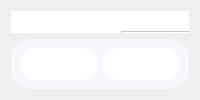
             <widget class="QWidget" name="page_6">
              <layout class="QVBoxLayout" name="verticalLayout_3">
               <item>
                <widget class="QWidget" name="table_2" native="true">
                 <property name="styleSheet">
                  <string notr="true">background-color:white ; 
border-radius:20px ; 
</string>
                 </property>
                 <widget class="QTableView" name="tableView_2">
                  <property name="geometry">
                   <rect>
                    <x>40</x>
                    <y>80</y>
                    <width>731</width>
                    <height>171</height>
                   </rect>
                  </property>
                  <property name="cursor" stdset="0">
                   <cursorShape>PointingHandCursor</cursorShape>
                  </property>
                  <property name="styleSheet">
                   <string notr="true">QTableView {
    background-color : white ; 
    color: black;
    font: 12px;
}
QHeaderView::section {
    background-color: #0F141E;
    color: white;
    height: 30px;
    font: 15px;
}
QHeaderView::section:first {
    border-top-left-radius: 5px;
}
QHeaderView::section:second {
    border: 1px solid ;
}
QHeaderView::section:last {
    border-top-right-radius: 5px;
}
QScrollBar:vertical {
    background: #dee2e6;
}
 QScrollBar::handle:vertical {
    background: #dee2e6;
 }
QScrollBar:horizontal {
    background: #dee2e6;
}
 QScrollBar::handle:horizontal {
    background: #dee2e6;
 }</string>
                  </property>
                  <property name="verticalScrollBarPolicy">
                   <enum>Qt::ScrollBarAlwaysOff</enum>
                  </property>
                  <property name="horizontalScrollBarPolicy">
                   <enum>Qt::ScrollBarAlwaysOff</enum>
                  </property>
                  <property name="sizeAdjustPolicy">
                   <enum>QAbstractScrollArea::AdjustToContents</enum>
                  </property>
                  <property name="editTriggers">
                   <set>QAbstractItemView::NoEditTriggers</set>
                  </property>
                  <property name="showGrid">
                   <bool>true</bool>
                  </property>
                  <property name="gridStyle">
                   <enum>Qt::SolidLine</enum>
                  </property>
                  <property name="sortingEnabled">
                   <bool>true</bool>
                  </property>
                  <attribute name="horizontalHeaderDefaultSectionSize">
                   <number>146</number>
                  </attribute>
                 </widget>
                 <widget class="QPushButton" name="adduser">
                  <property name="geometry">
                   <rect>
                    <x>20</x>
                    <y>20</y>
                    <width>21</width>
                    <height>21</height>
                   </rect>
                  </property>
                  <property name="cursor">
                   <cursorShape>PointingHandCursor</cursorShape>
                  </property>
                  <property name="styleSheet">
                   <string notr="true">#adduser{
	image: url(:/icons/tsawer/plus.svg);
}
#adduser::hover {
	image:url(:/icons/tsawer/plus_hover.svg) ;
}</string>
                  </property>
                  <property name="text">
                   <string/>
                  </property>
                 </widget>
                 <widget class="QLineEdit" name="search_bar_3">
                  <property name="geometry">
                   <rect>
                    <x>540</x>
                    <y>15</y>
                    <width>191</width>
                    <height>31</height>
                   </rect>
                  </property>
                  <property name="cursor">
                   <cursorShape>IBeamCursor</cursorShape>
                  </property>
                  <property name="styleSheet">
                   <string notr="true">QLineEdit {
 	background-color:transparent ;
	border-radius:15px ; 
	border:1px solid #BFC9D3; 
	padding : 0 40px 0 10px ; 
} </string>
                  </property>
                  <property name="placeholderText">
                   <string>search by Project</string>
                  </property>
                 </widget>
                 <widget class="QPushButton" name="search_button_3">
                  <property name="geometry">
                   <rect>
                    <x>700</x>
                    <y>15</y>
                    <width>21</width>
                    <height>31</height>
                   </rect>
                  </property>
                  <property name="cursor">
                   <cursorShape>PointingHandCursor</cursorShape>
                  </property>
                  <property name="styleSheet">
                   <string notr="true">QPushButton {	
	background-color: transparent ;
	border-radius:20px ; 
	
	image: url(:/icons/tsawer/search.svg) ; 
} 
</string>
                  </property>
                  <property name="text">
                   <string/>
                  </property>
                 </widget>
                 <widget class="QPushButton" name="deleteu">
                  <property name="geometry">
                   <rect>
                    <x>430</x>
                    <y>17</y>
                    <width>93</width>
                    <height>28</height>
                   </rect>
                  </property>
                  <property name="font">
                   <font>
                    <pointsize>-1</pointsize>
                    <weight>75</weight>
                    <bold>true</bold>
                   </font>
                  </property>
                  <property name="styleSheet">
                   <string notr="true">#deleteu {
	background-color:#0F141E ; 
	border-radius:10px ; 
	color : white ; 
	font-size:10px ; 
	font-weight:bold; 
}

#deleteu::hover {
	background-color:#4AC7EA ; 
	color:white ; 
}</string>
                  </property>
                  <property name="text">
                   <string>Delete</string>
                  </property>
                 </widget>
                 <widget class="QPushButton" name="pdfuser">
                  <property name="geometry">
                   <rect>
                    <x>44</x>
                    <y>20</y>
                    <width>21</width>
                    <height>21</height>
                   </rect>
                  </property>
                  <property name="cursor">
                   <cursorShape>PointingHandCursor</cursorShape>
                  </property>
                  <property name="styleSheet">
                   <string notr="true">#pdfuser{
	image: url(:/icons/tsawer/download.svg);
}
#pdfuser::hover {
	image:url(:/icons/tsawer/download_hover.svg) ;
}</string>
                  </property>
                  <property name="text">
                   <string/>
                  </property>
                 </widget>
                 <widget class="QPushButton" name="sortuser">
                  <property name="geometry">
                   <rect>
                    <x>70</x>
                    <y>20</y>
                    <width>21</width>
                    <height>21</height>
                   </rect>
                  </property>
                  <property name="cursor">
                   <cursorShape>PointingHandCursor</cursorShape>
                  </property>
                  <property name="styleSheet">
                   <string notr="true">#sortuser{
	image: url(:/icons/tsawer/filter.svg);
}
#sortuser::hover {
	image:url(:/icons/tsawer/filter_hover.svg);
}</string>
                  </property>
                  <property name="text">
                   <string/>
                  </property>
                 </widget>
                 <widget class="QLineEdit" name="points">
                  <property name="geometry">
                   <rect>
                    <x>110</x>
                    <y>20</y>
                    <width>91</width>
                    <height>21</height>
                   </rect>
                  </property>
                  <property name="cursor">
                   <cursorShape>IBeamCursor</cursorShape>
                  </property>
                  <property name="styleSheet">
                   <string notr="true">#points{
 	background-color:transparent ;
	border-radius:20px ; 
	border:1px solid #BFC9D3; 
	padding : 0 40px 0 10px ; 
} </string>
                  </property>
                  <property name="text">
                   <string/>
                  </property>
                  <property name="placeholderText">
                   <string>Points</string>
                  </property>
                 </widget>
                 <widget class="QPushButton" name="pointsbutton">
                  <property name="geometry">
                   <rect>
                    <x>180</x>
                    <y>20</y>
                    <width>16</width>
                    <height>21</height>
                   </rect>
                  </property>
                  <property name="cursor">
                   <cursorShape>PointingHandCursor</cursorShape>
                  </property>
                  <property name="styleSheet">
                   <string notr="true">QPushButton {	
	background-color: transparent ;
	border-radius:20px ; 
	
	image: url(:/icons/tsawer/plus-circle.svg);
} 
</string>
                  </property>
                  <property name="text">
                   <string/>
                  </property>
                 </widget>
                </widget>
               </item>
               <item>
                <widget class="QWidget" name="others_2" native="true">
                 <property name="maximumSize">
                  <size>
                   <width>16777215</width>
                   <height>285</height>
                  </size>
                 </property>
                 <property name="styleSheet">
                  <string notr="true">background-color:#F7F6FC   ; 
border-radius:20px ; 
</string>
                 </property>
                 <layout class="QHBoxLayout" name="horizontalLayout_6">
                  <item>
                   <widget class="QWidget" name="donut_2" native="true">
                    <property name="maximumSize">
                     <size>
                      <width>320</width>
                      <height>16777215</height>
                     </size>
                    </property>
                    <property name="font">
                     <font>
                      <pointsize>6</pointsize>
                     </font>
                    </property>
                    <property name="styleSheet">
                     <string notr="true">background-color:white ; 
border-radius:15px ; </string>
                    </property>
                    <layout class="QHBoxLayout" name="horizontalLayout_7">
                     <item>
                      <layout class="QHBoxLayout" name="horizontalLayout_8">
                       <item>
                        <widget class="QLabel" name="username_3">
                         <property name="styleSheet">
                          <string notr="true">#username {
	background-color:transparent ; 
	color:black ; 
	font-size:13px ; 
}</string>
                         </property>
                         <property name="text">
                          <string/>
                         </property>
                        </widget>
                       </item>
                      </layout>
                     </item>
                    </layout>
                   </widget>
                  </item>
                  <item>
                   <widget class="QWidget" name="widget_3" native="true">
                    <property name="styleSheet">
                     <string notr="true">background-color:white ; 
border-radius:15px ; </string>
                    </property>
                   </widget>
                  </item>
                 </layout>
                </widget>
               </item>
              </layout>
             </widget>
